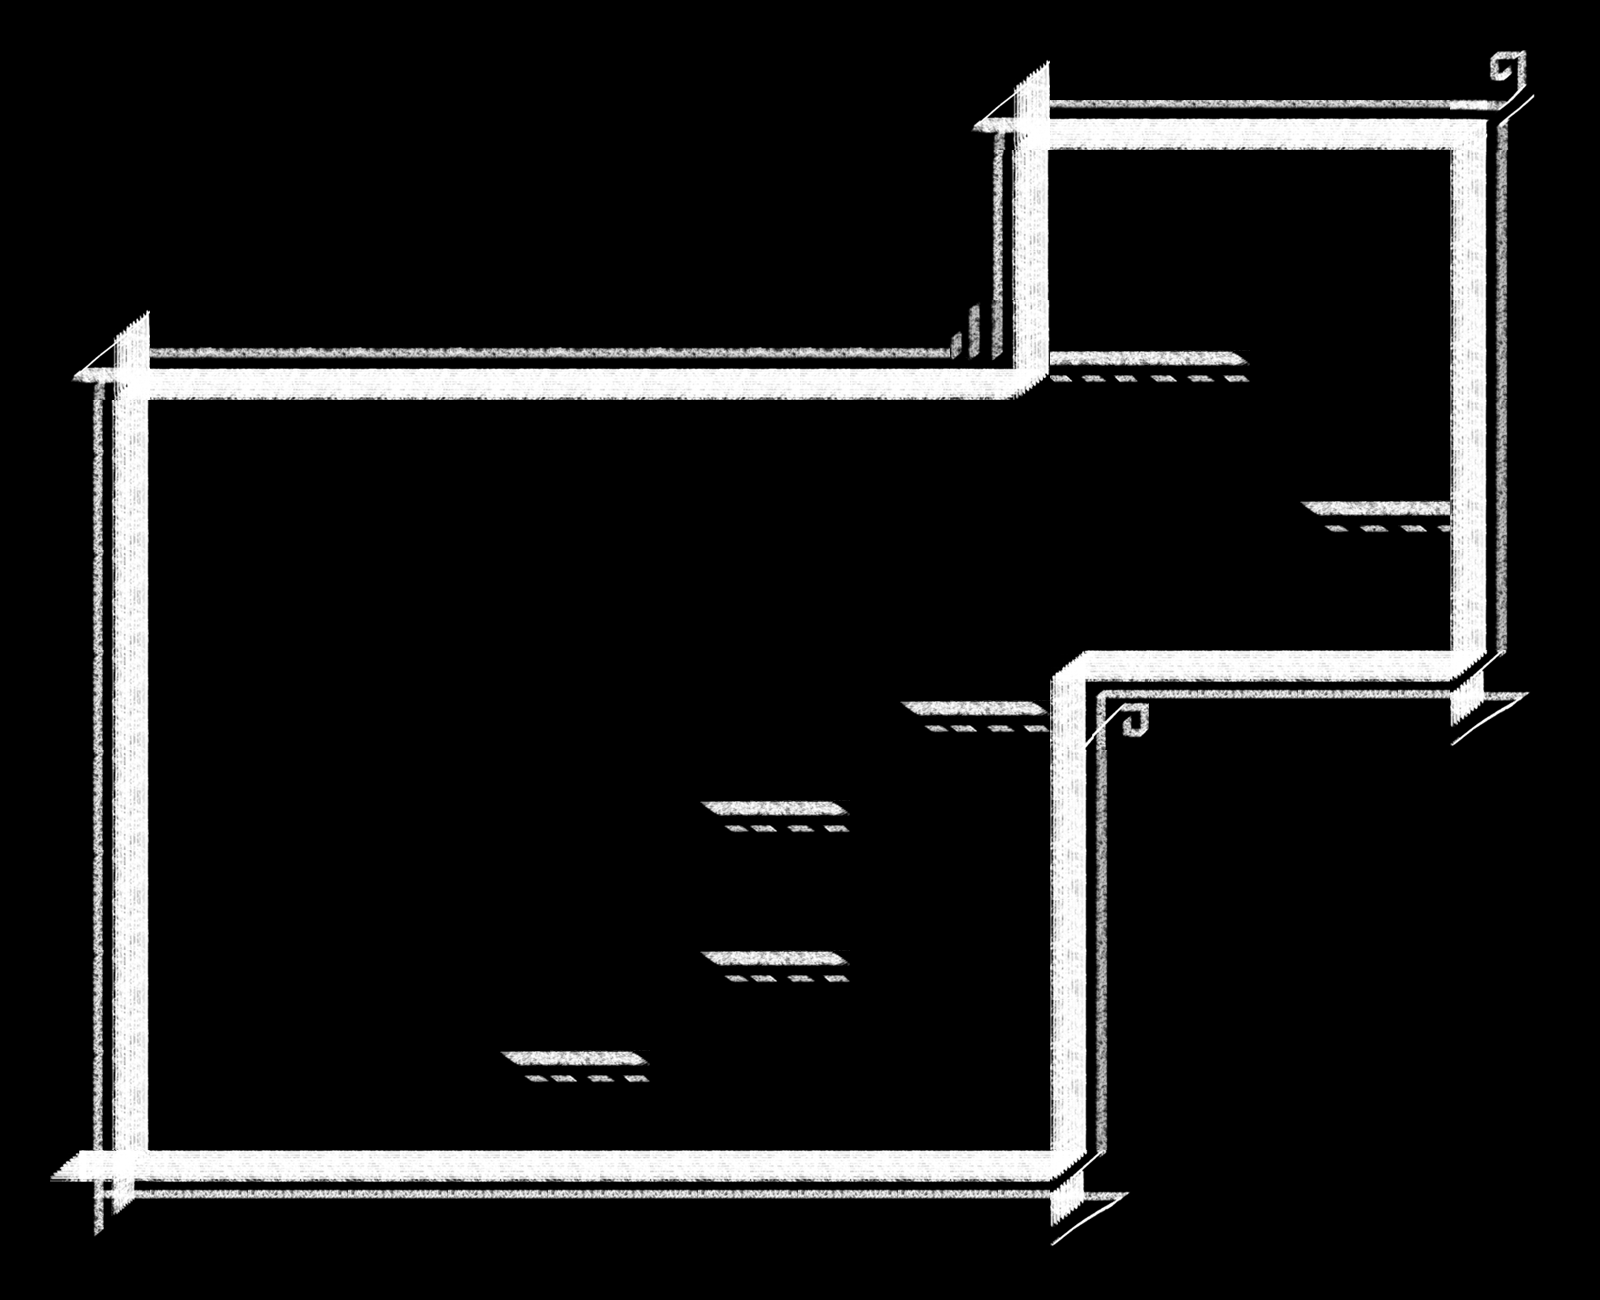

Rendered tile map (Tiled .tmx) drawn with the repository's tilesets; below, a short description and the map source with its tile grids summarised:
An orthogonal 32x26 tile map with 50x50 px tiles, 1 tile layer (Tiles) and 3 objects (Portal, Generator, Player).

<map version="1.0" orientation="orthogonal" width="32" height="26" tilewidth="50" tileheight="50">
 <tileset firstgid="1" source="tiles3.tsx" />
 <layer name="Tiles" width="32" height="26">
  <data>[832 cells, 187 non-empty, 44 distinct tile ids]</data>
 </layer>
 <objectgroup name="Objects" width="32" height="26">
  <object name="Purple Portal" type="Portal" x="1050" y="150" width="200" height="200">
   <properties>
    <property name="Color" value="Purple" />
   </properties>
  </object>
  <object name="Purple" type="Generator" x="900" y="350" width="50" height="50">
   <properties>
    <property name="Color" value="Purple" />
    <property name="Direction" value="Down" />
   </properties>
  </object>
  <object name="Player" type="Player" x="300" y="1000" width="50" height="100" />
 </objectgroup>
</map>
